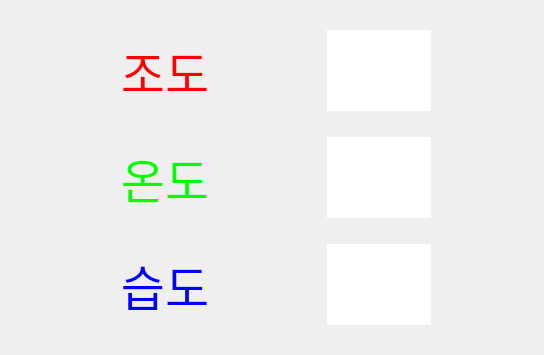
<?xml version="1.0" encoding="UTF-8"?>
<ui version="4.0">
 <class>Tab4SensorDisplay</class>
 <widget class="QWidget" name="Tab4SensorDisplay">
  <property name="geometry">
   <rect>
    <x>0</x>
    <y>0</y>
    <width>544</width>
    <height>355</height>
   </rect>
  </property>
  <property name="windowTitle">
   <string>Form</string>
  </property>
  <layout class="QGridLayout" name="gridLayout" rowstretch="1,0,1,0,1" columnstretch="3,1,1">
   <property name="leftMargin">
    <number>9</number>
   </property>
   <property name="topMargin">
    <number>30</number>
   </property>
   <property name="rightMargin">
    <number>9</number>
   </property>
   <property name="bottomMargin">
    <number>30</number>
   </property>
   <property name="spacing">
    <number>6</number>
   </property>
   <item row="2" column="1">
    <widget class="QTextEdit" name="pTETemp">
     <property name="enabled">
      <bool>true</bool>
     </property>
     <property name="palette">
      <palette>
       <active>
        <colorrole role="Text">
         <brush brushstyle="SolidPattern">
          <color alpha="255">
           <red>0</red>
           <green>255</green>
           <blue>0</blue>
          </color>
         </brush>
        </colorrole>
        <colorrole role="PlaceholderText">
         <brush brushstyle="SolidPattern">
          <color alpha="128">
           <red>0</red>
           <green>255</green>
           <blue>0</blue>
          </color>
         </brush>
        </colorrole>
       </active>
       <inactive>
        <colorrole role="Text">
         <brush brushstyle="SolidPattern">
          <color alpha="255">
           <red>0</red>
           <green>255</green>
           <blue>0</blue>
          </color>
         </brush>
        </colorrole>
        <colorrole role="PlaceholderText">
         <brush brushstyle="SolidPattern">
          <color alpha="128">
           <red>0</red>
           <green>255</green>
           <blue>0</blue>
          </color>
         </brush>
        </colorrole>
       </inactive>
       <disabled>
        <colorrole role="Text">
         <brush brushstyle="SolidPattern">
          <color alpha="255">
           <red>120</red>
           <green>120</green>
           <blue>120</blue>
          </color>
         </brush>
        </colorrole>
        <colorrole role="PlaceholderText">
         <brush brushstyle="SolidPattern">
          <color alpha="128">
           <red>0</red>
           <green>0</green>
           <blue>0</blue>
          </color>
         </brush>
        </colorrole>
       </disabled>
      </palette>
     </property>
     <property name="font">
      <font>
       <family>Agency FB</family>
       <pointsize>28</pointsize>
       <weight>75</weight>
       <bold>true</bold>
      </font>
     </property>
     <property name="focusPolicy">
      <enum>Qt::NoFocus</enum>
     </property>
     <property name="frameShape">
      <enum>QFrame::NoFrame</enum>
     </property>
     <property name="frameShadow">
      <enum>QFrame::Raised</enum>
     </property>
    </widget>
   </item>
   <item row="0" column="1">
    <widget class="QTextEdit" name="pTEPhoto">
     <property name="enabled">
      <bool>true</bool>
     </property>
     <property name="palette">
      <palette>
       <active>
        <colorrole role="Text">
         <brush brushstyle="SolidPattern">
          <color alpha="255">
           <red>255</red>
           <green>0</green>
           <blue>0</blue>
          </color>
         </brush>
        </colorrole>
        <colorrole role="PlaceholderText">
         <brush brushstyle="SolidPattern">
          <color alpha="128">
           <red>170</red>
           <green>170</green>
           <blue>255</blue>
          </color>
         </brush>
        </colorrole>
       </active>
       <inactive>
        <colorrole role="Text">
         <brush brushstyle="SolidPattern">
          <color alpha="255">
           <red>255</red>
           <green>0</green>
           <blue>0</blue>
          </color>
         </brush>
        </colorrole>
        <colorrole role="PlaceholderText">
         <brush brushstyle="SolidPattern">
          <color alpha="128">
           <red>170</red>
           <green>170</green>
           <blue>255</blue>
          </color>
         </brush>
        </colorrole>
       </inactive>
       <disabled>
        <colorrole role="Text">
         <brush brushstyle="SolidPattern">
          <color alpha="255">
           <red>120</red>
           <green>120</green>
           <blue>120</blue>
          </color>
         </brush>
        </colorrole>
        <colorrole role="PlaceholderText">
         <brush brushstyle="SolidPattern">
          <color alpha="128">
           <red>0</red>
           <green>0</green>
           <blue>0</blue>
          </color>
         </brush>
        </colorrole>
       </disabled>
      </palette>
     </property>
     <property name="font">
      <font>
       <family>Agency FB</family>
       <pointsize>28</pointsize>
       <weight>75</weight>
       <bold>true</bold>
       <stylestrategy>PreferDefault</stylestrategy>
       <kerning>true</kerning>
      </font>
     </property>
     <property name="focusPolicy">
      <enum>Qt::NoFocus</enum>
     </property>
     <property name="contextMenuPolicy">
      <enum>Qt::DefaultContextMenu</enum>
     </property>
     <property name="whatsThis">
      <string/>
     </property>
     <property name="layoutDirection">
      <enum>Qt::LeftToRight</enum>
     </property>
     <property name="frameShape">
      <enum>QFrame::NoFrame</enum>
     </property>
     <property name="frameShadow">
      <enum>QFrame::Plain</enum>
     </property>
     <property name="lineWidth">
      <number>0</number>
     </property>
     <property name="sizeAdjustPolicy">
      <enum>QAbstractScrollArea::AdjustToContents</enum>
     </property>
     <property name="undoRedoEnabled">
      <bool>false</bool>
     </property>
     <property name="markdown">
      <string notr="true"/>
     </property>
     <property name="html">
      <string>&lt;!DOCTYPE HTML PUBLIC &quot;-//W3C//DTD HTML 4.0//EN&quot; &quot;http://www.w3.org/TR/REC-html40/strict.dtd&quot;&gt;
&lt;html&gt;&lt;head&gt;&lt;meta name=&quot;qrichtext&quot; content=&quot;1&quot; /&gt;&lt;style type=&quot;text/css&quot;&gt;
p, li { white-space: pre-wrap; }
&lt;/style&gt;&lt;/head&gt;&lt;body style=&quot; font-family:'Agency FB'; font-size:28pt; font-weight:600; font-style:normal;&quot;&gt;
&lt;p style=&quot;-qt-paragraph-type:empty; margin-top:0px; margin-bottom:0px; margin-left:0px; margin-right:0px; -qt-block-indent:0; text-indent:0px;&quot;&gt;&lt;br /&gt;&lt;/p&gt;&lt;/body&gt;&lt;/html&gt;</string>
     </property>
     <property name="acceptRichText">
      <bool>true</bool>
     </property>
    </widget>
   </item>
   <item row="2" column="0">
    <widget class="QLabel" name="pLtemp">
     <property name="palette">
      <palette>
       <active>
        <colorrole role="WindowText">
         <brush brushstyle="SolidPattern">
          <color alpha="255">
           <red>0</red>
           <green>255</green>
           <blue>0</blue>
          </color>
         </brush>
        </colorrole>
        <colorrole role="Text">
         <brush brushstyle="SolidPattern">
          <color alpha="255">
           <red>0</red>
           <green>255</green>
           <blue>0</blue>
          </color>
         </brush>
        </colorrole>
        <colorrole role="PlaceholderText">
         <brush brushstyle="SolidPattern">
          <color alpha="128">
           <red>0</red>
           <green>255</green>
           <blue>0</blue>
          </color>
         </brush>
        </colorrole>
       </active>
       <inactive>
        <colorrole role="WindowText">
         <brush brushstyle="SolidPattern">
          <color alpha="255">
           <red>0</red>
           <green>255</green>
           <blue>0</blue>
          </color>
         </brush>
        </colorrole>
        <colorrole role="Text">
         <brush brushstyle="SolidPattern">
          <color alpha="255">
           <red>0</red>
           <green>255</green>
           <blue>0</blue>
          </color>
         </brush>
        </colorrole>
        <colorrole role="PlaceholderText">
         <brush brushstyle="SolidPattern">
          <color alpha="128">
           <red>0</red>
           <green>255</green>
           <blue>0</blue>
          </color>
         </brush>
        </colorrole>
       </inactive>
       <disabled>
        <colorrole role="WindowText">
         <brush brushstyle="SolidPattern">
          <color alpha="255">
           <red>120</red>
           <green>120</green>
           <blue>120</blue>
          </color>
         </brush>
        </colorrole>
        <colorrole role="Text">
         <brush brushstyle="SolidPattern">
          <color alpha="255">
           <red>120</red>
           <green>120</green>
           <blue>120</blue>
          </color>
         </brush>
        </colorrole>
        <colorrole role="PlaceholderText">
         <brush brushstyle="SolidPattern">
          <color alpha="128">
           <red>0</red>
           <green>0</green>
           <blue>0</blue>
          </color>
         </brush>
        </colorrole>
       </disabled>
      </palette>
     </property>
     <property name="font">
      <font>
       <family>휴먼모음T</family>
       <pointsize>36</pointsize>
      </font>
     </property>
     <property name="text">
      <string>온도</string>
     </property>
     <property name="alignment">
      <set>Qt::AlignCenter</set>
     </property>
    </widget>
   </item>
   <item row="4" column="0">
    <widget class="QLabel" name="pLHumi">
     <property name="palette">
      <palette>
       <active>
        <colorrole role="WindowText">
         <brush brushstyle="SolidPattern">
          <color alpha="255">
           <red>0</red>
           <green>0</green>
           <blue>255</blue>
          </color>
         </brush>
        </colorrole>
        <colorrole role="Text">
         <brush brushstyle="SolidPattern">
          <color alpha="255">
           <red>0</red>
           <green>0</green>
           <blue>255</blue>
          </color>
         </brush>
        </colorrole>
        <colorrole role="PlaceholderText">
         <brush brushstyle="SolidPattern">
          <color alpha="128">
           <red>0</red>
           <green>0</green>
           <blue>255</blue>
          </color>
         </brush>
        </colorrole>
       </active>
       <inactive>
        <colorrole role="WindowText">
         <brush brushstyle="SolidPattern">
          <color alpha="255">
           <red>0</red>
           <green>0</green>
           <blue>255</blue>
          </color>
         </brush>
        </colorrole>
        <colorrole role="Text">
         <brush brushstyle="SolidPattern">
          <color alpha="255">
           <red>0</red>
           <green>0</green>
           <blue>255</blue>
          </color>
         </brush>
        </colorrole>
        <colorrole role="PlaceholderText">
         <brush brushstyle="SolidPattern">
          <color alpha="128">
           <red>0</red>
           <green>0</green>
           <blue>255</blue>
          </color>
         </brush>
        </colorrole>
       </inactive>
       <disabled>
        <colorrole role="WindowText">
         <brush brushstyle="SolidPattern">
          <color alpha="255">
           <red>120</red>
           <green>120</green>
           <blue>120</blue>
          </color>
         </brush>
        </colorrole>
        <colorrole role="Text">
         <brush brushstyle="SolidPattern">
          <color alpha="255">
           <red>120</red>
           <green>120</green>
           <blue>120</blue>
          </color>
         </brush>
        </colorrole>
        <colorrole role="PlaceholderText">
         <brush brushstyle="SolidPattern">
          <color alpha="128">
           <red>0</red>
           <green>0</green>
           <blue>0</blue>
          </color>
         </brush>
        </colorrole>
       </disabled>
      </palette>
     </property>
     <property name="font">
      <font>
       <family>휴먼모음T</family>
       <pointsize>36</pointsize>
      </font>
     </property>
     <property name="tabletTracking">
      <bool>false</bool>
     </property>
     <property name="autoFillBackground">
      <bool>false</bool>
     </property>
     <property name="text">
      <string>습도</string>
     </property>
     <property name="scaledContents">
      <bool>false</bool>
     </property>
     <property name="alignment">
      <set>Qt::AlignCenter</set>
     </property>
     <property name="wordWrap">
      <bool>false</bool>
     </property>
    </widget>
   </item>
   <item row="2" column="2">
    <spacer name="verticalSpacer">
     <property name="orientation">
      <enum>Qt::Vertical</enum>
     </property>
     <property name="sizeHint" stdset="0">
      <size>
       <width>20</width>
       <height>40</height>
      </size>
     </property>
    </spacer>
   </item>
   <item row="1" column="0">
    <spacer name="horizontalSpacer">
     <property name="orientation">
      <enum>Qt::Horizontal</enum>
     </property>
     <property name="sizeHint" stdset="0">
      <size>
       <width>40</width>
       <height>20</height>
      </size>
     </property>
    </spacer>
   </item>
   <item row="0" column="0">
    <widget class="QLabel" name="pLPhoto">
     <property name="palette">
      <palette>
       <active>
        <colorrole role="WindowText">
         <brush brushstyle="SolidPattern">
          <color alpha="255">
           <red>255</red>
           <green>0</green>
           <blue>0</blue>
          </color>
         </brush>
        </colorrole>
        <colorrole role="Text">
         <brush brushstyle="SolidPattern">
          <color alpha="255">
           <red>255</red>
           <green>0</green>
           <blue>0</blue>
          </color>
         </brush>
        </colorrole>
        <colorrole role="PlaceholderText">
         <brush brushstyle="SolidPattern">
          <color alpha="128">
           <red>255</red>
           <green>0</green>
           <blue>0</blue>
          </color>
         </brush>
        </colorrole>
       </active>
       <inactive>
        <colorrole role="WindowText">
         <brush brushstyle="SolidPattern">
          <color alpha="255">
           <red>255</red>
           <green>0</green>
           <blue>0</blue>
          </color>
         </brush>
        </colorrole>
        <colorrole role="Text">
         <brush brushstyle="SolidPattern">
          <color alpha="255">
           <red>255</red>
           <green>0</green>
           <blue>0</blue>
          </color>
         </brush>
        </colorrole>
        <colorrole role="PlaceholderText">
         <brush brushstyle="SolidPattern">
          <color alpha="128">
           <red>255</red>
           <green>0</green>
           <blue>0</blue>
          </color>
         </brush>
        </colorrole>
       </inactive>
       <disabled>
        <colorrole role="WindowText">
         <brush brushstyle="SolidPattern">
          <color alpha="255">
           <red>120</red>
           <green>120</green>
           <blue>120</blue>
          </color>
         </brush>
        </colorrole>
        <colorrole role="Text">
         <brush brushstyle="SolidPattern">
          <color alpha="255">
           <red>120</red>
           <green>120</green>
           <blue>120</blue>
          </color>
         </brush>
        </colorrole>
        <colorrole role="PlaceholderText">
         <brush brushstyle="SolidPattern">
          <color alpha="128">
           <red>0</red>
           <green>0</green>
           <blue>0</blue>
          </color>
         </brush>
        </colorrole>
       </disabled>
      </palette>
     </property>
     <property name="font">
      <font>
       <family>휴먼모음T</family>
       <pointsize>36</pointsize>
      </font>
     </property>
     <property name="layoutDirection">
      <enum>Qt::LeftToRight</enum>
     </property>
     <property name="text">
      <string>조도</string>
     </property>
     <property name="alignment">
      <set>Qt::AlignCenter</set>
     </property>
    </widget>
   </item>
   <item row="4" column="1">
    <widget class="QTextEdit" name="pTEHumi">
     <property name="enabled">
      <bool>true</bool>
     </property>
     <property name="palette">
      <palette>
       <active>
        <colorrole role="Text">
         <brush brushstyle="SolidPattern">
          <color alpha="255">
           <red>0</red>
           <green>0</green>
           <blue>255</blue>
          </color>
         </brush>
        </colorrole>
        <colorrole role="PlaceholderText">
         <brush brushstyle="SolidPattern">
          <color alpha="128">
           <red>0</red>
           <green>0</green>
           <blue>255</blue>
          </color>
         </brush>
        </colorrole>
       </active>
       <inactive>
        <colorrole role="Text">
         <brush brushstyle="SolidPattern">
          <color alpha="255">
           <red>0</red>
           <green>0</green>
           <blue>255</blue>
          </color>
         </brush>
        </colorrole>
        <colorrole role="PlaceholderText">
         <brush brushstyle="SolidPattern">
          <color alpha="128">
           <red>0</red>
           <green>0</green>
           <blue>255</blue>
          </color>
         </brush>
        </colorrole>
       </inactive>
       <disabled>
        <colorrole role="Text">
         <brush brushstyle="SolidPattern">
          <color alpha="255">
           <red>120</red>
           <green>120</green>
           <blue>120</blue>
          </color>
         </brush>
        </colorrole>
        <colorrole role="PlaceholderText">
         <brush brushstyle="SolidPattern">
          <color alpha="128">
           <red>0</red>
           <green>0</green>
           <blue>0</blue>
          </color>
         </brush>
        </colorrole>
       </disabled>
      </palette>
     </property>
     <property name="font">
      <font>
       <family>Agency FB</family>
       <pointsize>28</pointsize>
       <weight>75</weight>
       <bold>true</bold>
      </font>
     </property>
     <property name="mouseTracking">
      <bool>true</bool>
     </property>
     <property name="focusPolicy">
      <enum>Qt::NoFocus</enum>
     </property>
     <property name="frameShape">
      <enum>QFrame::NoFrame</enum>
     </property>
    </widget>
   </item>
   <item row="3" column="0">
    <spacer name="horizontalSpacer_2">
     <property name="orientation">
      <enum>Qt::Horizontal</enum>
     </property>
     <property name="sizeHint" stdset="0">
      <size>
       <width>40</width>
       <height>20</height>
      </size>
     </property>
    </spacer>
   </item>
  </layout>
 </widget>
 <resources/>
 <connections/>
</ui>
